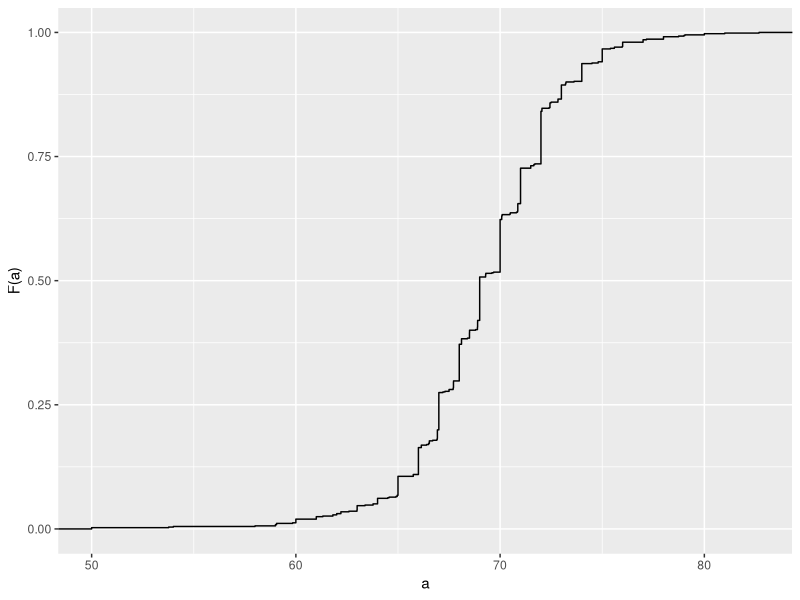
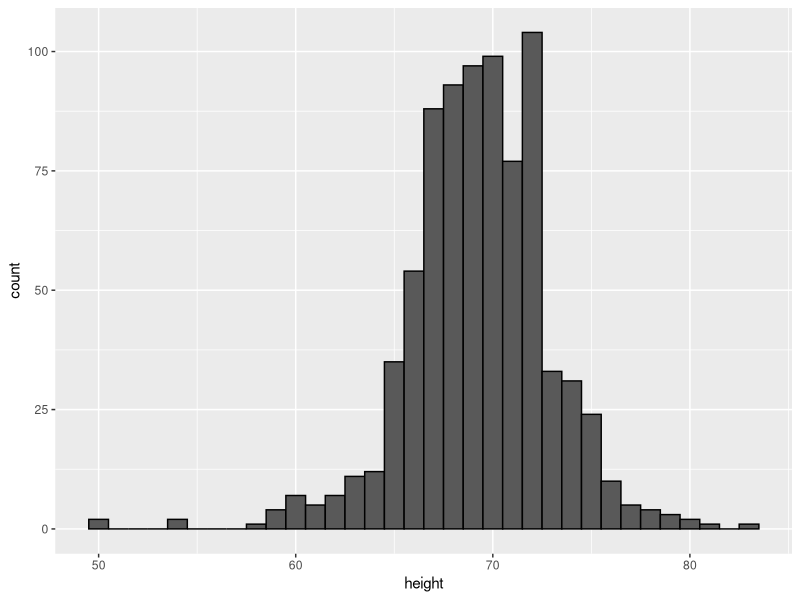
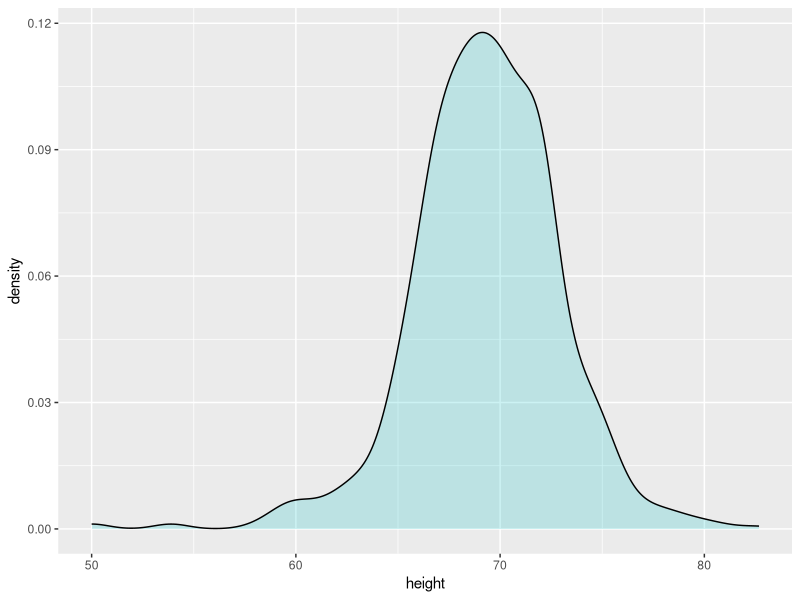
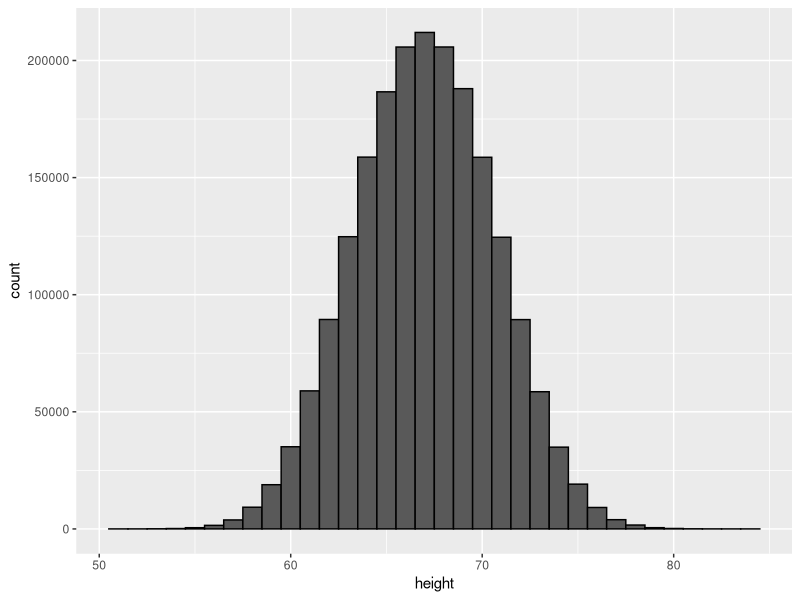
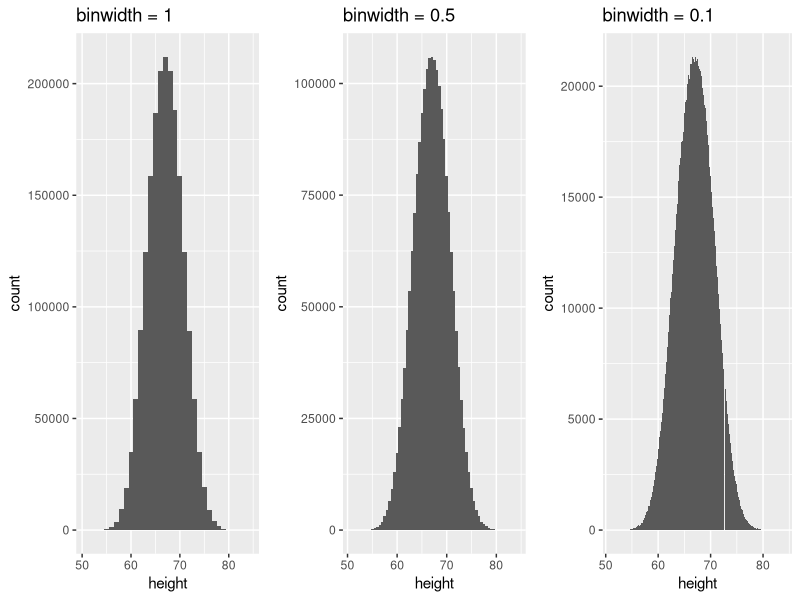
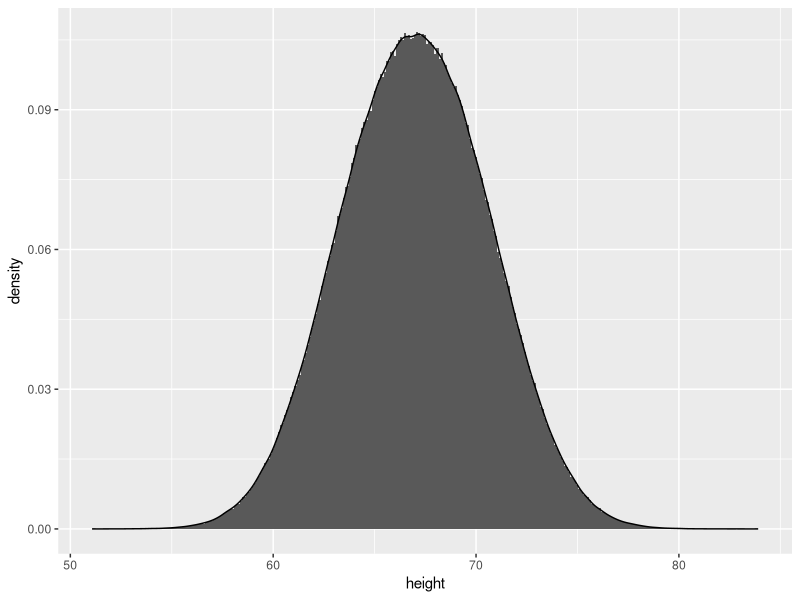
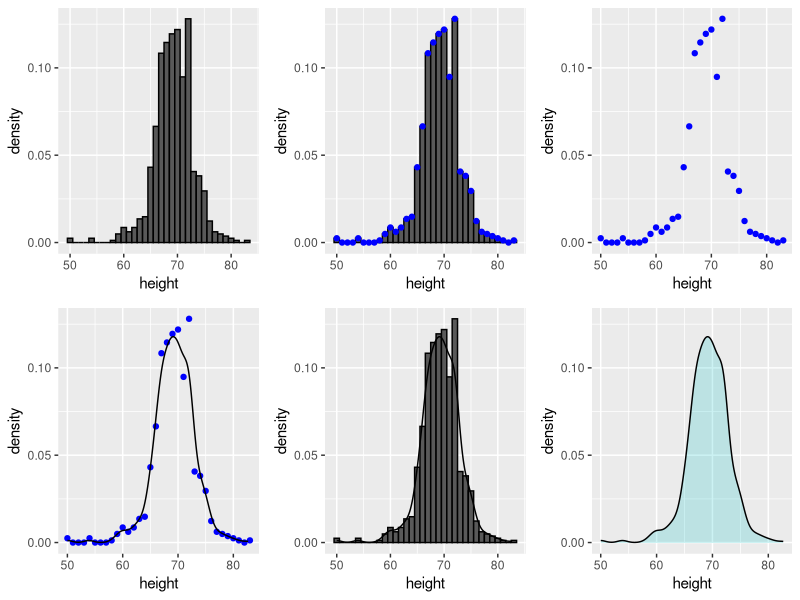
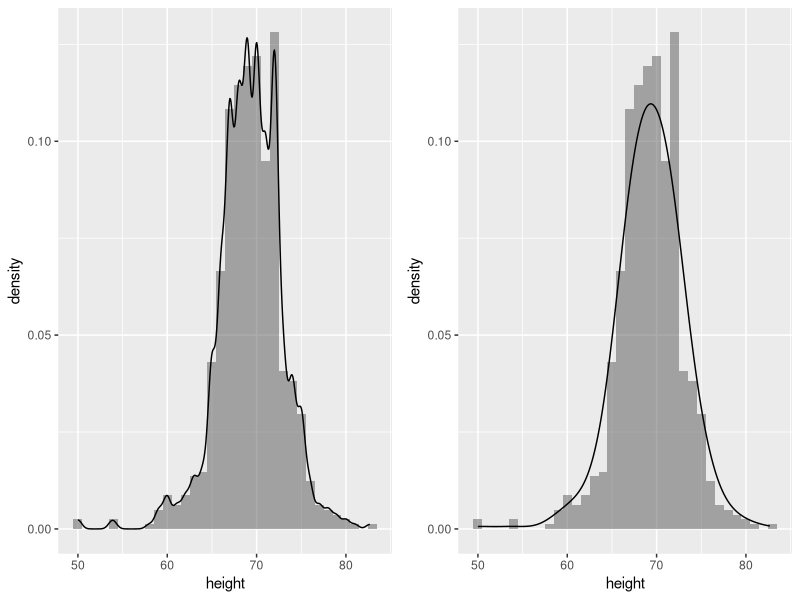

Write R code to recreate these figures, in order.
## ---- chunk 1
#| cache: false
#| warning: false
#| message: false
#| echo: false

library(tidyverse)
library(dslabs)
## ---- chunk 2
prop.table(table(state.region))
## ---- chunk 3
#| cache: false
library(tidyverse)
heights |> filter(sex == "Male") |> 
  ggplot(aes(height)) + 
  stat_ecdf() +
  labs(x = "a", y = "F(a)")
## ---- chunk 4
heights |> filter(sex == "Male") |> 
  ggplot(aes(height)) + 
  geom_histogram(binwidth = 1, color = "black")
## ---- chunk 5
heights |> 
  filter(sex == "Male") |> 
  ggplot(aes(height)) + 
  geom_density(alpha = 0.2, fill = "#00BFC4")
## ---- chunk 6
set.seed(1988)
x <- data.frame(height = c(rnorm(1000000,69,3), rnorm(1000000,65,3)))
x |> ggplot(aes(height)) + geom_histogram(binwidth = 1, color = "black")
## ---- chunk 7
p1 <- x |> ggplot(aes(height)) + geom_histogram(binwidth = 1) + ggtitle("binwidth = 1")
p2 <- x |> ggplot(aes(height)) + geom_histogram(binwidth = 0.5) + ggtitle("binwidth = 0.5") 
p3 <- x |> ggplot(aes(height)) + geom_histogram(binwidth = 0.1) + ggtitle("binwidth = 0.1")
library(gridExtra)
grid.arrange(p1, p2, p3, nrow = 1)
## ---- chunk 8
x |> ggplot(aes(height)) + 
  geom_histogram(aes(y = after_stat(density)), binwidth = 0.1) +
  geom_line(stat = 'density')
## ---- chunk 9
hist1 <- heights |> 
  filter(sex == "Male") |> 
  ggplot(aes(height)) +
  geom_histogram(aes(y = after_stat(density)), binwidth = 1, color = "black") 
hist2 <- hist1 +
  geom_line(stat = 'density')
hist3 <- hist1 + 
  geom_point(data = ggplot_build(hist2)$data[[1]], aes(x,y), col = "blue")
hist4 <- ggplot() + geom_point(data = ggplot_build(hist2)$data[[1]], aes(x,y), col = "blue") + 
  xlab("height") + ylab("density")
hist5 <- hist4 + geom_line(data = ggplot_build(hist2)$data[[2]], aes(x,y))
hist6 <- heights |> 
  filter(sex == "Male") |> 
  ggplot(aes(height)) +
  geom_density(alpha = 0.2, fill="#00BFC4", col = 0) +
  geom_line(stat = 'density') +
  scale_y_continuous(limits = layer_scales(hist2)$y$range$range)
  
grid.arrange(hist1, hist3, hist4, hist5, hist2, hist6, nrow = 2)
## ---- chunk 10
p <- heights |> filter(sex == "Male") |> 
  ggplot(aes(height)) +
  geom_histogram(aes(y = after_stat(density)), binwidth = 1, alpha = 0.5) 

p1 <- p +  geom_line(stat = 'density', adjust = 0.5)
p2 <- p +  geom_line(stat = 'density', adjust = 2) 

library(gridExtra)
grid.arrange(p1,p2, ncol = 2)
## ---- chunk 11
d <- with(heights, density(height[sex == "Male"]))
tmp <- data.frame(height = d$x, density = d$y)
tmp |> ggplot(aes(height,density)) + geom_line() + 
  geom_area(aes(x = height, y = density), data = filter(tmp, between(height, 65, 68)), alpha = 0.2, fill = "#00BFC4")
## ---- chunk 12
heights |> 
  filter(sex == "Male") |> 
  ggplot(aes(height)) + 
  geom_density(alpha = 0.2, fill = "#00BFC4")
## ---- chunk 13
m <- 0; s <- 1
norm_dist <- data.frame(x = seq(-4, 4,len = 50)*s + m) |> mutate(density = dnorm(x, m, s))
norm_dist |> ggplot(aes(x,density)) + geom_line()
## ---- chunk 14
m <- sum(x) / length(x)
## ---- chunk 15
s <- sqrt(sum((x - m)^2) / length(x))
## ---- chunk 16
index <- heights$sex == "Male"
x <- heights$height[index]
## ---- chunk 17
m <- mean(x)
s <- sd(x)
## ---- chunk 18
norm_dist <- data.frame(x = seq(-4, 4, len = 50)*s + m) |> 
  mutate(density = dnorm(x, m, s))

heights |> filter(sex == "Male") |> ggplot(aes(height)) +
  geom_density(fill = "#00BFC4") +
  geom_line(aes(x, density),  data = norm_dist) 
## ---- chunk 19
z <- scale(x)
## ---- chunk 20
mean(abs(z) < 2)
## ---- chunk 21
pnorm(-1.96)
## ---- chunk 22
qnorm(0.975)
## ---- chunk 23
qnorm(0.975, mean = 5, sd = 2)
## ---- chunk 24
mean(x <= 69.5)
## ---- chunk 25
p <- seq(0.05, 0.95, 0.05)
## ---- chunk 26
sample_quantiles <- quantile(x, p)
## ---- chunk 27
theoretical_quantiles <- qnorm(p, mean = mean(x), sd = sd(x))
## ---- chunk 28
qplot(theoretical_quantiles, sample_quantiles) + geom_abline()
## ---- chunk 29
murders <- murders |> mutate(rate = total/population*100000)
library(gridExtra)
p1 <- murders |> ggplot(aes(x = rate)) + geom_histogram(binwidth = 0.5, color = "black") + ggtitle("Histogram")
p2 <- murders |> ggplot(aes(sample = rate)) + 
  geom_qq(dparams = summarize(murders, mean = mean(rate), sd = sd(rate))) +
  geom_abline() + ggtitle("QQ-plot")
grid.arrange(p1, p2, ncol = 2)
## ---- chunk 30
murders |> ggplot(aes("",rate)) + geom_boxplot() +
  coord_cartesian(xlim = c(0, 2)) + xlab("")
## ---- chunk 31
heights |> ggplot(aes(sex, height, fill = sex)) + geom_boxplot()
## ---- chunk 32
p1 <- heights |> filter(sex == "Female") |>
  ggplot(aes(height)) +
  geom_density(fill = "#F8766D") 
p2 <- heights |> filter(sex == "Female") |> 
  ggplot(aes(sample = scale(height))) +
  geom_qq() + geom_abline() + ylab("Standard Units")
grid.arrange(p1, p2, ncol = 2)
## ---- chunk 33
heights |> filter(sex == "Female") |> 
  top_n(5, desc(height)) |>
  pull(height)
## ---- chunk 34
library(dslabs)
ds_theme_set()
murders |> group_by(region) |>
  summarize(n = n()) |>
  mutate(Proportion = n/sum(n), 
         region = reorder(region, Proportion)) |>
  ggplot(aes(x = region, y = Proportion, fill = region)) + 
  geom_bar(stat = "identity", show.legend = FALSE) + 
  xlab("")
## ---- chunk 35
heights |> filter(sex == "Male") |> ggplot(aes(height)) + 
  stat_ecdf() +
  ylab("F(a)") + xlab("a")
## ---- chunk 36
murders |> mutate(murder_rate = total/population * 10^5) |>
  ggplot(aes(murder_rate)) + 
  stat_ecdf() +
  ylab("F(a)") + xlab("a")
## ---- chunk 37
heights |> 
  filter(sex == "Male") |> 
  ggplot(aes(height)) + 
  geom_histogram(binwidth = 1, color = "black")
## ---- chunk 38
murders |> ggplot(aes(x = population/10^6)) + 
  geom_density(fill = "grey") + 
  scale_x_log10() +
  xlab("Population in millions")
## ---- chunk 39
library(gridExtra)
p1 <- murders |> ggplot(aes(x = population/10^6)) + 
  geom_density(fill = "grey", bw = 5) + xlab("Population in millions") + ggtitle("1")
p2 <- murders |> ggplot(aes(x = population/10^6)) + 
  geom_density(fill = "grey", bw = .05) + scale_x_log10() + xlab("Population in millions") + ggtitle("2")
p3 <- murders |> ggplot(aes(x = population/10^6)) + 
  geom_density(fill = "grey", bw = 1) + scale_x_log10() + xlab("Population in millions") + ggtitle("3")
grid.arrange(p1,p2,p3,ncol = 2)
## ---- chunk 40
library(tidyverse)
library(dslabs)
ds_theme_set()
tab <- gapminder |> filter(year == 2010) |> group_by(continent) |> select(continent, population)  
tab |> ggplot(aes(x = continent, y = population/10^6)) + 
  geom_boxplot() + 
  scale_y_continuous(trans = "log10", breaks = c(1,10,100,1000)) + ylab("Population in millions")
